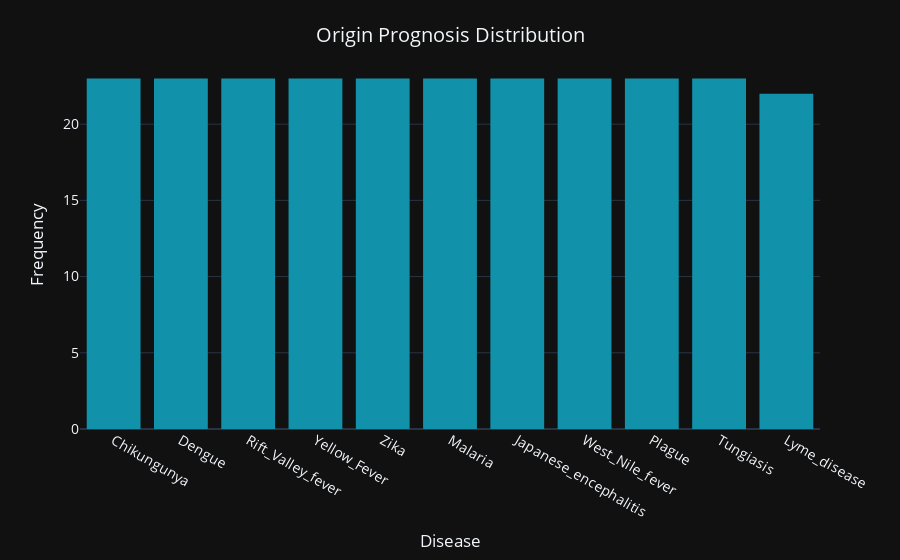

Notebook code for this chart:
### Code cell
# Create figure
fig = px.histogram(origin['prognosis'],
                   template='plotly_dark',
                   color_discrete_sequence = ['#1192AA'])



# Set Title and x/y axis labels
fig.update_layout(
    xaxis_title="Disease",
    yaxis_title="Frequency",
    showlegend = False,
    font = dict(
            size = 14
            ),    
    title={
        'text': "Origin Prognosis Distribution",
        'y':0.95,
        'x':0.5
        }
    )

# Display
fig.show()

### Figure 1 — Plotly figure (JSON) as saved in the notebook; plotly's stock layout.template omitted (floating-point values rounded to 4 significant figures; data arrays with more than 128 entries replaced by an {"elided": "..."} marker saying what was removed)
{"data": [{"alignmentgroup": "True", "bingroup": "x", "hovertemplate": "variable=prognosis<br>value=%{x}<br>count=%{y}<extra></extra>", "legendgroup": "prognosis", "marker": {"color": "#1192AA", "pattern": {"shape": ""}}, "name": "prognosis", "offsetgroup": "prognosis", "orientation": "v", "showlegend": true, "type": "histogram", "x": {"elided": "252 str values"}, "xaxis": "x", "yaxis": "y"}], "layout": {"barmode": "relative", "font": {"size": 14}, "legend": {"title": {"text": "variable"}, "tracegroupgap": 0}, "margin": {"t": 60}, "showlegend": false, "title": {"text": "Origin Prognosis Distribution", "x": 0.5, "y": 0.95}, "xaxis": {"anchor": "y", "domain": [0, 1], "title": {"text": "Disease"}}, "yaxis": {"anchor": "x", "domain": [0, 1], "title": {"text": "Frequency"}}}}
